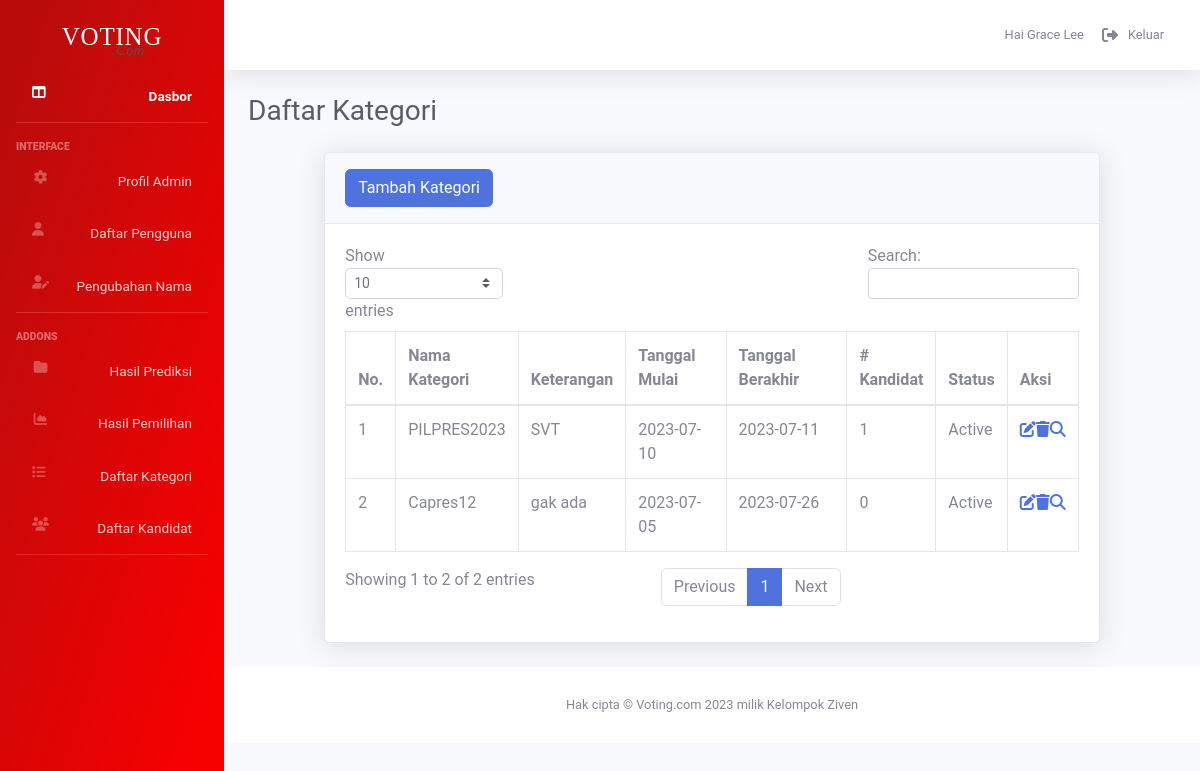
/admin/category.php (signed in), run on an earlier commit of the app's database.
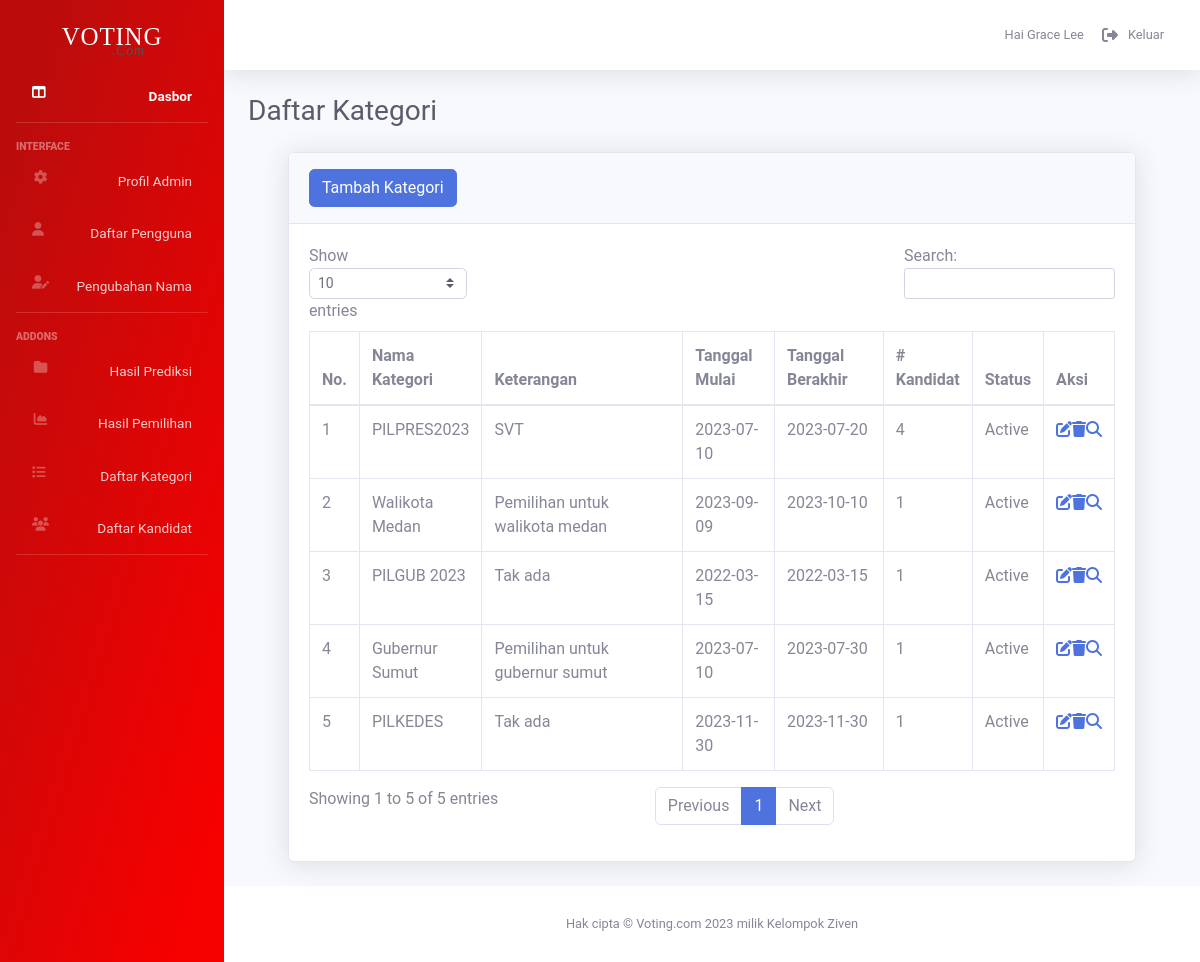
And on a later commit of the database.
### tables this page shows
CREATE TABLE `category` (
  `category_id` int(11) NOT NULL,
  `nama` varchar(100) DEFAULT NULL,
  `details` varchar(100) DEFAULT NULL,
  `start_tggl` date DEFAULT NULL,
  `end_tggl` date DEFAULT NULL,
  `voting_name` varchar(100) DEFAULT NULL,
  `jml_calon` varchar(100) DEFAULT NULL,
  `status` varchar(100) DEFAULT NULL,
  `nama_jabatan` varchar(100) DEFAULT NULL
);

### admin/category.php (the view, shortened to what this page needs)
<!DOCTYPE html>
<html lang="en">
<head>
    <link href="vendor/fontawesome-free/css/all.min.css" rel="stylesheet" type="text/css">
    <link rel="stylesheet" href="https://cdnjs.cloudflare.com/ajax/libs/font-awesome/6.1.1/css/all.min.css" type="text/css">
    <link href="../admin_component/css/adminboots.css" rel="stylesheet">
    <link href="../admin_component/css/custom/style.css" rel="stylesheet">
</head>
<?php include '../admin_component/php/connect.php';?>
<body id="page-top">
    <div id="wrapper">
    <?php  include '../admin_component/php/sidenav.php'; ?>
<div id="content-wrapper" class="d-flex flex-column">
<div id="content">
<?php  include '../admin_component/php/topbar.php'; ?>
    <div class="container-fluid">
        <div class="d-sm-flex align-items-center justify-content-between mb-4" style="display: grid;">
            <h1 class="h3 mb-0 text-gray-800">Daftar Kategori</h1>
        </div>
        <div class="row justify-content-center">
        <div class="card shadow mb-4">
                        <div class="card-header py-3">
                            <h6 class="m-0 font-weight-bold text-primary">
                                <a href="add_category.php"><input type="button" value="Tambah Kategori" class="btn btn-primary"></a>
                            </h6>
                        </div>
                        <div class="card-body">
                            <div class="table-responsive">
                                <table class="table table-bordered" id="dataTable" width="100%" cellspacing="0">
                                    <thead>
                                        <tr>
                                            <th>No.</th>
                                            <th>Nama Kategori</th>
                                            <th>Keterangan</th>
                                            <th>Tanggal Mulai</th>
                                            <th>Tanggal Berakhir</th>
                                            <th># Kandidat</th>
                                            <th>Status</th>
                                            <th>Aksi</th>
                                        </tr>
                                    </thead>
                                    <tbody>
<?php
    $query ="SELECT * FROM category";
    $select_category =  $connect->prepare($query);
    $select_category -> execute();
    $index = 1;
    if($select_category->rowCount()>0){
        while ($fetch_category = $select_category ->fetch(PDO::FETCH_ASSOC)){
                $query ="SELECT * FROM candidate WHERE voting_name = ?";
                $get =  $connect->prepare($query);
                $nama = $fetch_category['nama'];
                $get -> execute([$nama]);
                $number_of_candidate = $get->rowCount();
            ?>
                        <tr>
                            <td><?=$index?></td>
                            <td><?=$fetch_category['nama']?></td>
                            <td><?=$fetch_category['details']?></td>
                            <td><?=$fetch_category['start_tggl']?></td>
                            <td><?=$fetch_category['end_tggl']?></td>
                            <td><?=$number_of_candidate?></td>
                            <td><?=$fetch_category['status']?></td>
                            <td><div class="action"><a href="update_category.php?update_category=<?=$fetch_category['category_id']?>"><i class="fa-solid fa-pen-to-square"></i></a><a href="category.php?delete_category=<?=$fetch_category['category_id']?>" class="" onclick="return confirm('Apakah Anda yakin akan menghapus kategori ini?');"><i class="fa-solid fa-trash"></i></a>
                            <a href="detail_category.php?detail_category=<?=$fetch_category['category_id']?>" class=""><i class="fa-solid fa-magnifying-glass"></i></a></div></td>
                    </tr>
            <?php
            $index++;
        }
    }
?>
                                    </tbody>
                                </table>
                            </div>
                        </div>
                    </div>
    </div>
</div>
<?php  include '../admin_component/php/footer.php'; ?>
</div>
</div>
</body>
</html>

### admin_component/php/sidenav.php (shortened to what this page needs)
        <ul class="navbar-nav bg-red-voting sidebar sidebar-dark accordion" id="accordionSidebar">
        <a class="sidebar-brand d-flex align-items-center justify-content-center" href="dash.php">
            <div class="sidebar-brand-text mx-3 logo" style="text-align: left ; font-size:25px; color:white;
            font-weight: 300;
            line-height: 0.65;
            font-family: 'Lobster', cursive;">Voting
            <p style="font-size: 14px;
    margin-left: 50px;
    color: #545454;
    font-weight: 400;
    text-transform: capitalize;
    font-style: italic;
    font-family: 'Mansalva', cursive;">.com</p>
            </div></a>
        <li class="nav-item active">
            <a class="nav-link" href="dash.php">
            <i class="fas fa-columns"></i>
            <span>Dasbor</span></a>
        </li>
        <hr class="sidebar-divider">
        <div class="sidebar-heading">
            Interface
        </div>
        <li class="nav-item">
                    <a class="nav-link collapsed" href="../admin/admin.php"
                        aria-expanded="true" >
                        <i class="fas fa-fw fa-cog"></i>
                        <span>Profil Admin</span>
                    </a>
                </li>
        <li class="nav-item">
            <a class="nav-link" href="../admin/user.php">
            <i class="fas fa-user"></i>
            <span>Daftar Pengguna</span></a>
        </li>
        <li class="nav-item">
            <a class="nav-link" href="../admin/ganti_nama.php">
            <i class="fas fa-solid fa-user-pen"></i>
            <span>Pengubahan Nama</span></a>
        </li>
        <hr class="sidebar-divider">
        <div class="sidebar-heading">
            Addons
        </div>
        <li class="nav-item">
            <a class="nav-link collapsed" href="../admin/prevoting.php" >
                <i class="fas fa-fw fa-folder"></i>
                <span>Hasil Prediksi</span>
            </a>
        </li>
        <li class="nav-item">
            <a class="nav-link" href="voting.php">
                <i class="fas fa-fw fa-chart-area"></i>
                <span>Hasil Pemilihan</span></a>
        </li>
        <li class="nav-item">
            <a class="nav-link" href="category.php">
                <i class="fas fa-list"></i>
                <span>Daftar Kategori</span></a>
        </li>
        <li class="nav-item">
            <a class="nav-link" href="candidate.php">
                <i class="fas fa-users"></i>
                <span>Daftar Kandidat</span></a>
        </li>
        <hr class="sidebar-divider d-none d-md-block">
</ul>

### admin_component/php/topbar.php (shortened to what this page needs)
<nav class="navbar navbar-expand navbar-light bg-white topbar mb-4 static-top shadow">
        <ul class="navbar-nav ml-auto">
            <li class="nav-item dropdown no-arrow">
            <a class="nav-link dropdown-toggle" href="dash.php?logout=<?=$_SESSION['admin_id']?>" id="userDropdown" role="button" style="gap: 10px;">
                    <span style="cursor: context-menu;" class="mr-2 d-none d-lg-inline text-gray-600 small">Hai <?=$_SESSION['nama_admin']?></span>
                    <i class="fas fa-sign-out-alt text-gray-600" ></i>
                    <span class="mr-2 d-none d-lg-inline text-gray-600 small">Keluar</span>
                </a>
            </li>
        </ul>
    </nav>

### admin_component/php/footer.php
<footer class="sticky-footer bg-white">
    <div class="container my-auto">
        <div class="copyright text-center my-auto">
            <span>Hak cipta &copy; Voting.com 2023 milik Kelompok Ziven</span>
        </div>
    </div>
</footer>

### admin_component/css/custom/style.css (style rules this page uses)
.action { display: flex; justify-content: space-between; height: 25px; }
.row { justify-content: center; }

### admin_component/php/sidenav.php (style rules this page uses)
.sidebar .nav-item .nav-link { padding: 1rem; padding-left: 2rem; padding-right: 2rem; display: flex; justify-content: space-between; }
*, *::after { margin: 0; padding: 0; box-sizing: border-box; font-family: 'Roboto'; }
.bg-red-voting { background: linear-gradient(107.2deg, rgb(187, 12, 12) 10.6%, rgb(247, 0, 0) 91.1%); }
.logo { margin-top:30px; }

What changed in the data, as far as the page shows it:
changed category "PILPRES2023": end_tggl "2023-07-11" → "2023-07-20"; number_of_candidate "1" → "4"
changed category: nama "Capres12" → "Walikota Medan"; details "gak ada" → "Pemilihan untuk walikota medan"; start_tggl "2023-07-05" → "2023-09-09"; end_tggl "2023-07-26" → "2023-10-10"; number_of_candidate "0" → "1"
added category: nama "PILGUB 2023", details "Tak ada", start_tggl "2022-03-15", end_tggl "2022-03-15", number_of_candidate "1", status "Active"
added category: nama "Gubernur Sumut", details "Pemilihan untuk gubernur sumut", start_tggl "2023-07-10", end_tggl "2023-07-30", number_of_candidate "1", status "Active"
added category: nama "PILKEDES", details "Tak ada", start_tggl "2023-11-30", end_tggl "2023-11-30", number_of_candidate "1", status "Active"
Also different on the page:
text written by a page script: "Show entries Search: Showing 1 to 2 of 2 entries Previous 1 Next" → "Show entries Search: Showing 1 to 5 of 5 entries Previous 1 Next"
